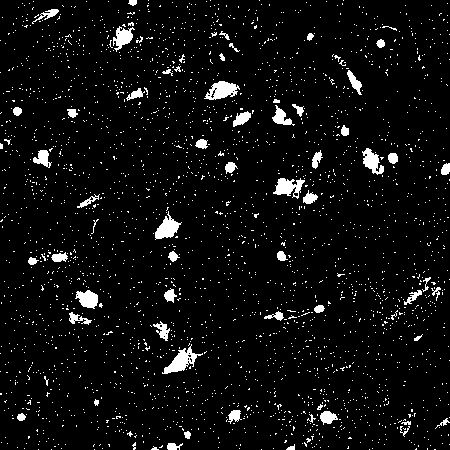
#> input picture images/Salt_noise.jpg, 450 x 450 px
$ python Morphology_VD1.py
#> lines starting #> are read from the running program, lines starting #| are printed output that depends on the picture; after the words box and inside, x2 and y2 are one past the last pixel; in counts of white or black regions, pixels touching at a corner belong together
import numpy as np
import cv2 as cv
from matplotlib import pyplot as plt

img = cv.imread('images/Salt_noise.jpg', cv.IMREAD_GRAYSCALE) #BGR
#> img is the input picture: shape (450, 450); min 0, max 255, mean 15.3
b_img = cv.threshold(img,150,255,cv.THRESH_BINARY)[1]
#> b_img: shape (450, 450); 5.4% white; 2669 white regions (2606 under 20 px), largest, box (x1, y1, x2, y2) and area: (162, 344, 203, 374) 446, (204, 81, 240, 100) 402, (273, 178, 305, 199) 366

# Morphology demo
# Create Kernel
kernel = np.array([[0,1,0],
                    [1,1,1],
                    [0,1,0]], dtype=np.uint8)

kernel2 = cv.getStructuringElement(cv.MORPH_ELLIPSE,(7,7))
# kernel3 = cv.getStructuringElement(cv.MORPH_CROSS,(3,3),(2,2))

# out = cv.erode(b_img,kernel2, iterations=3)
# out2 = cv.erode(b_img,kernel3, iterations=3)
out = cv.morphologyEx(b_img, cv.MORPH_OPEN, kernel, iterations = 2)
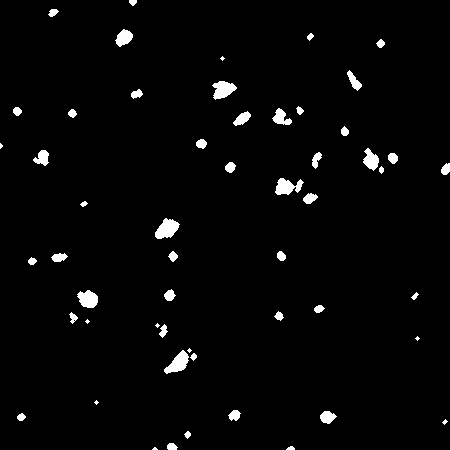
#> out: shape (450, 450); 2.4% white; 54 white regions (9 under 20 px), largest, box (x1, y1, x2, y2) and area: (155, 218, 180, 239) 333, (164, 350, 189, 374) 312, (212, 81, 237, 100) 300

# Show image
cv.imshow('raw', img)
cv.imshow('After Morphology', out)
# cv.imshow('After Morphology 2', out2)
cv.waitKey(0)
cv.destroyAllWindows()
